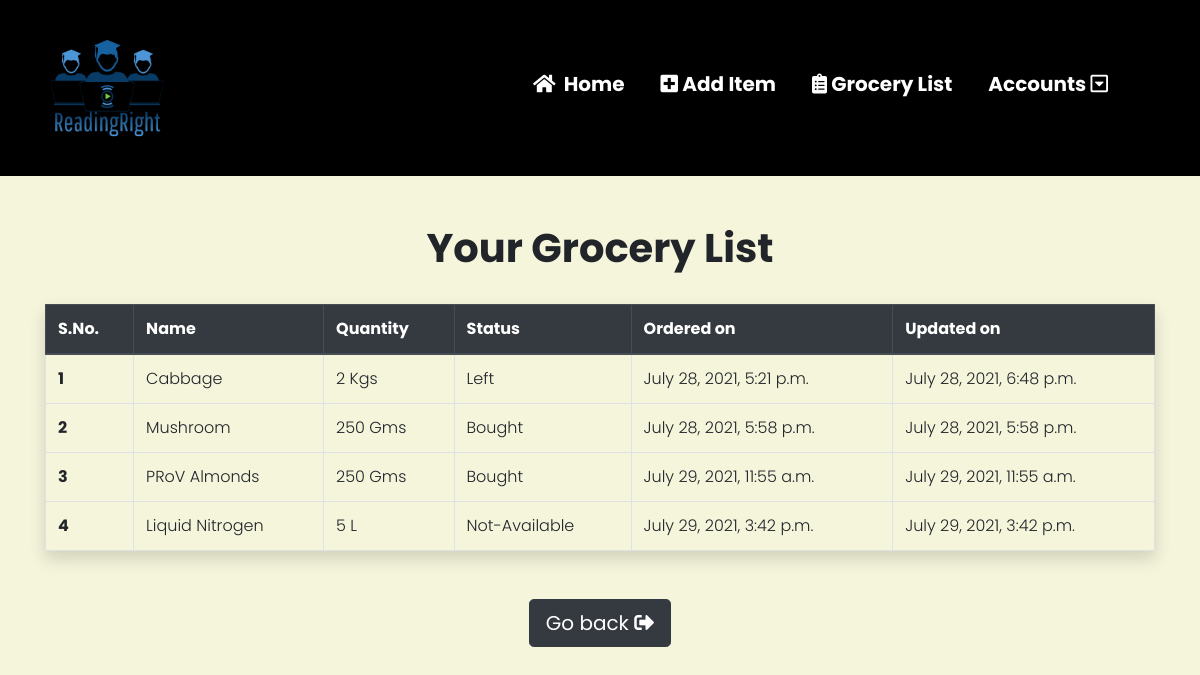
Page /savedlist (signed in) on the committed database.
### home/models.py (models this page shows, shortened)
class Product(models.Model):
    name = models.CharField(max_length = 300)
    quantity = models.IntegerField()
    unit = models.CharField(max_length = 5, choices = UNIT_CHOICES)
    status = models.CharField(max_length = 150, choices = STATUS)
    user = models.ForeignKey(User, on_delete = models.CASCADE)
    date_created = models.DateTimeField(auto_now_add = True)
    updated = models.DateTimeField(auto_now = True)

### home/views.py (the view)
# urls.py: path('savedlist', Savedlist, name = "savedlist")
def Savedlist(request):
    if request.user.is_authenticated:
        user = request.user
        products = Product.objects.filter(user = user)
        data = {
            'products': products,
        }
        return render(request, 'savedlist.html', data)
    else:
        return render(request, 'savedlist.html')

### home/templates/savedlist.html (shortened to what this page needs)
{% extends 'base.html' %}
{% load static %}
{% load crispy_forms_tags %}
{% block content %}
{% if user.is_authenticated %}
<div class="container mt-5">
    <div class="row">
        <div class="container text-center mb-4">
            <h1>Your Grocery List</h1>
        </div>
    </div>
    <div class="caontainer">
        <table class="table table-bordered shadow">
            <thead class="thead-dark">
              <tr>
                <th scope="col">S.No.</th>
                <th scope="col">Name</th>
                <th scope="col">Quantity</th>
                <th scope="col">Status</th>
                <th scope="col">Ordered on</th>
                <th scope="col">Updated on</th>
              </tr>
            </thead>
            <tbody>
                {% for product in products %}
                <tr>
                <th scope="row">{{forloop.counter}}</th>
                <td>{{product.name}}</td>
                <td>{{product.quantity}}  {{product.unit}}</td>
                <td>{{product.status}}</td>
                <td>{{product.date_created}}</td>
                <td>{{product.updated}}</td>
                </tr>
                {% endfor %}
            </tbody>
          </table>
        <div class = "container text-center mt-5 mb-5">
            <a href = "/">
                <button class = "btn btn-lg btn-dark"> Go back <i class="fas fa-sign-out-alt"></i> </button>
            </a>
        </div>
    </div>
</div>
{% endif %}
{% endblock %}

### static/style.css (style rules this page uses)
body { font-family: 'Poppins', sans-serif; font-weight: 300; background-color: beige; }
h1, h2, h3, h4, h5 { font-family: 'Poppins', sans-serif; font-weight: 700; }

### rows in the picture
Product: name "Cabbage", quantity "2", unit "Kgs", status "Left", date_created "July 28, 2021, 5:21 p.m.", updated "July 28, 2021, 6:48 p.m."
Product: name "Mushroom", quantity "250", unit "Gms", status "Bought", date_created "July 28, 2021, 5:58 p.m.", updated "July 28, 2021, 5:58 p.m."
Product: name "PRoV Almonds", quantity "250", unit "Gms", status "Bought", date_created "July 29, 2021, 11:55 a.m.", updated "July 29, 2021, 11:55 a.m."
Product: name "Liquid Nitrogen", quantity "5", unit "L", status "Not-Available", date_created "July 29, 2021, 3:42 p.m.", updated "July 29, 2021, 3:42 p.m."
